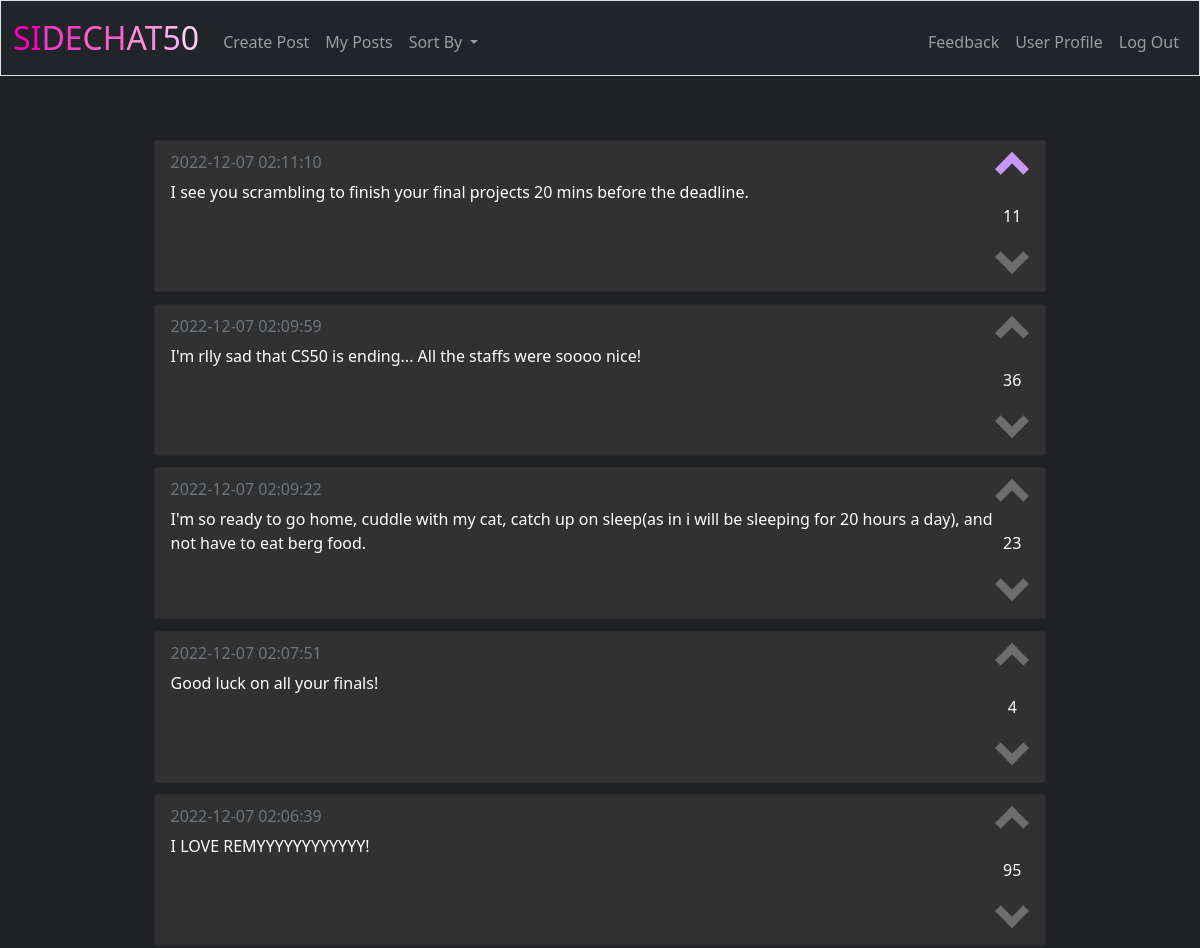
Page / (signed in, upper part) on the earlier database version.
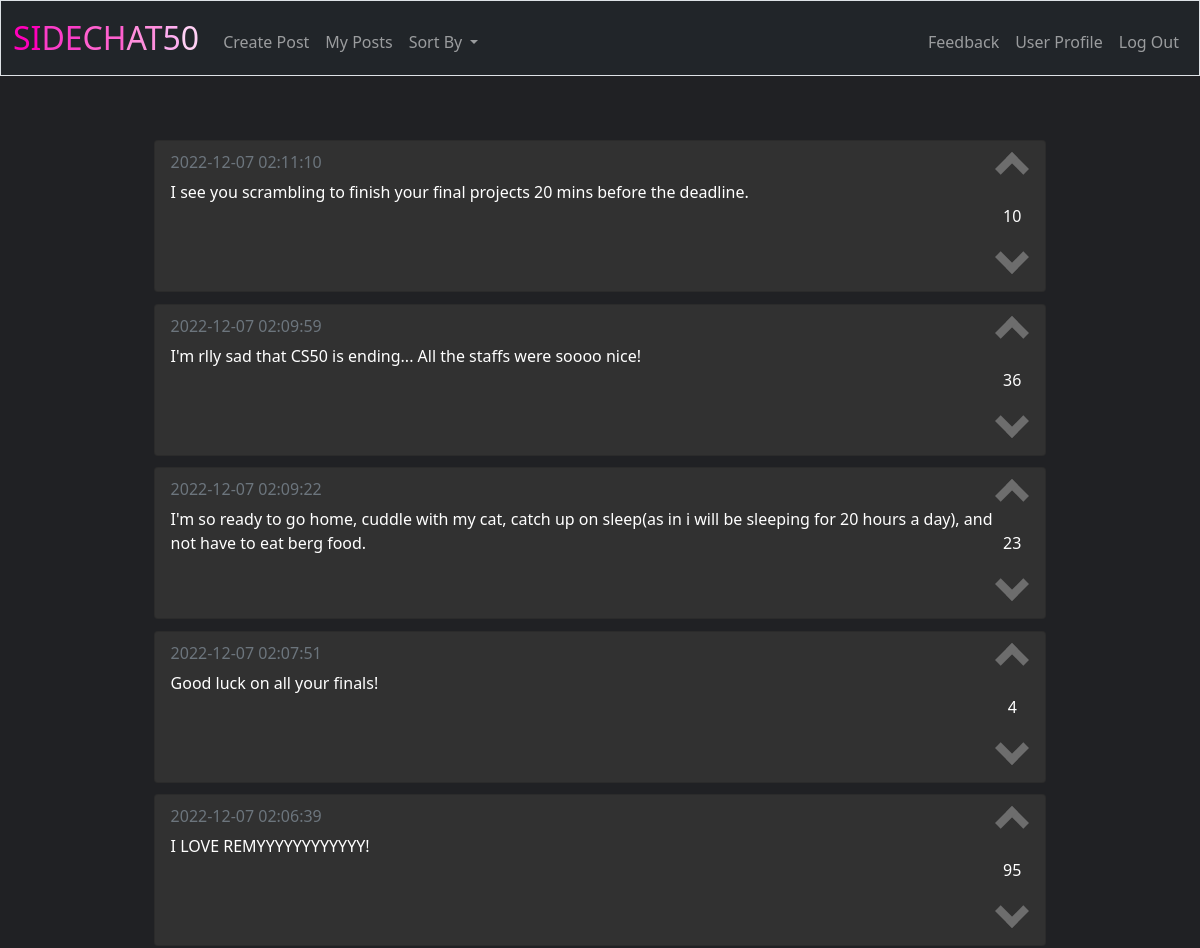
Same page on the later database version.
### tables this page shows
CREATE TABLE posts (id INTEGER PRIMARY KEY AUTOINCREMENT NOT NULL, user_id INTEGER NOT NULL, post TEXT NOT NULL, 'time' DATETIME NOT NULL DEFAULT CURRENT_TIMESTAMP, likes INTEGER NOT NULL DEFAULT(0), FOREIGN KEY(user_id) REFERENCES users(id));

### app.py (the view)
@app.route("/")
@login_required
def index():
    id = session["user_id"]
    posts = db.execute("SELECT * FROM posts ORDER BY time DESC")
    liked = db.execute("SELECT post_id FROM liked WHERE user_id = ?", id)
    disliked = db.execute("SELECT post_id FROM disliked WHERE user_id = ?", id)
    likes = []
    dislikes = []
    for post in liked:
        likes.append(post["post_id"])
    for post in disliked:
        dislikes.append(post["post_id"])
    return render_template("index.html", posts=posts, likes=likes, dislikes=dislikes)

### app.py (called while the page is built)
@app.after_request
def after_request(response):
    response.headers["Cache-Control"] = "no-cache, no-store, must-revalidate"
    response.headers["Expires"] = 0
    response.headers["Pragma"] = "no-cache"
    return response

### helpers.py (called while the page is built)
def login_required(f):
    @wraps(f)
    def decorated_function(*args, **kwargs):
        if session.get("user_id") is None:
            return redirect("/login")
        return f(*args, **kwargs)
    return decorated_function

### templates/index.html (shortened to what this page needs)
{% extends "layout.html" %}
{% block main %}
<div class="container">
    {% for post in posts %}
    <div class="card">
        <div class="card-body" style="display: block;">
            <div class="split-left">
                <h6 class="card-subtitle mb-2 text-muted" style="text-align: left; color: rgb(201, 201, 201);">{{ post["time"] }}</h6>
                <p class="card-text" style="text-align: left;">{{ post["post"] }}</p>
            </div>
            <div class="split-right">
                {% if post["id"] in likes %}
                <span onclick="like({{post.id}}, {{session['user_id']}})" id="like{{post.id}}" class="arrow up on "></span>
                {% else %}
                <span onclick="like({{post.id}}, {{session['user_id']}})" id="like{{post.id}}" class="arrow up"></span>
                {% endif %}
                <div id="counter{{post.id}}" style="margin-top: 50%; margin-bottom: 50%;">{{ post["likes"] }}</div>
                {% if post["id"] in dislikes %}
                <span onclick="dislike({{post.id}}, {{session['user_id']}})" id="dislike{{post.id}}" class="arrow down on"></span>
                {% else %}
                <span onclick="dislike({{post.id}}, {{session['user_id']}})" id="dislike{{post.id}}" class="arrow down"></span>
                {% endif %}
            </div>
        </div>
    </div>
    {% endfor %}
</div>
{% endblock %}

Differences in the rows shown:
changed posts "I see you scrambling to finish your final projects 20 mins before the deadline.": likes "11" → "10"
